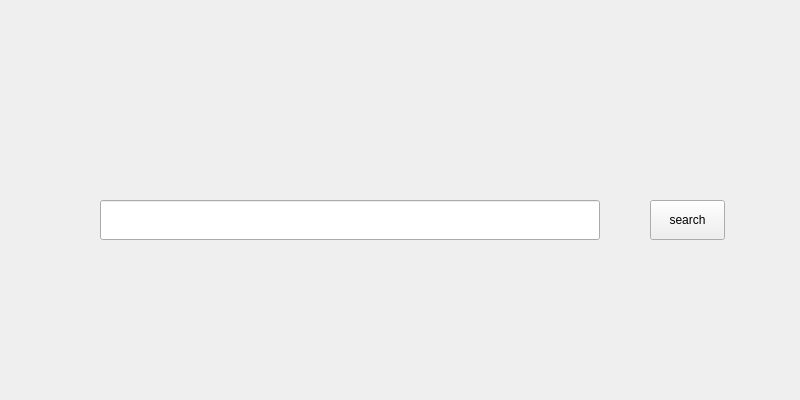
<?xml version="1.0" encoding="UTF-8"?>
<ui version="4.0">
 <class>Form</class>
 <widget class="QWidget" name="Form">
  <property name="geometry">
   <rect>
    <x>0</x>
    <y>0</y>
    <width>800</width>
    <height>400</height>
   </rect>
  </property>
  <property name="windowTitle">
   <string>Form</string>
  </property>
  <widget class="QLineEdit" name="lineEdit">
   <property name="geometry">
    <rect>
     <x>100</x>
     <y>200</y>
     <width>500</width>
     <height>40</height>
    </rect>
   </property>
  </widget>
  <widget class="QPushButton" name="pushButton">
   <property name="geometry">
    <rect>
     <x>650</x>
     <y>200</y>
     <width>75</width>
     <height>40</height>
    </rect>
   </property>
   <property name="text">
    <string>search</string>
   </property>
  </widget>
 </widget>
 <resources/>
 <connections/>
</ui>
